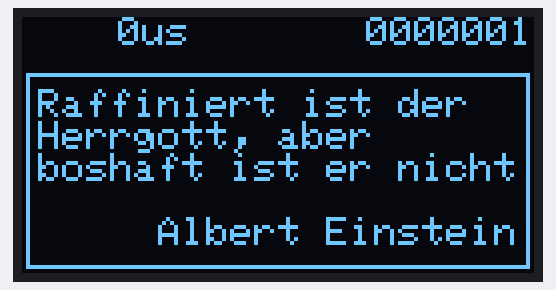
This sketch was run on a simulated Arduino Uno, built with avr-gcc and run on an emulated ATmega328P. On the bench: 128×64 one-colour display. What the sketch prints to the serial monitor is not drawn.

Above: at 2.25 s.
At 6.83 s:
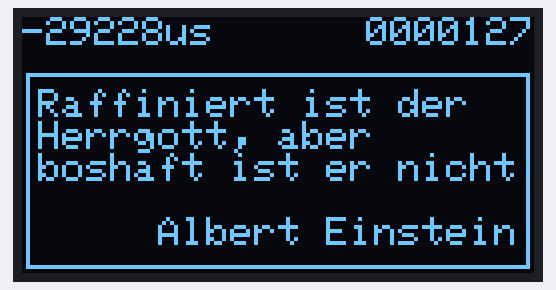
At 11.4 s:
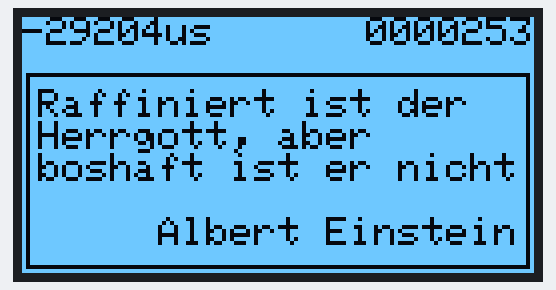
At 20.88 s:
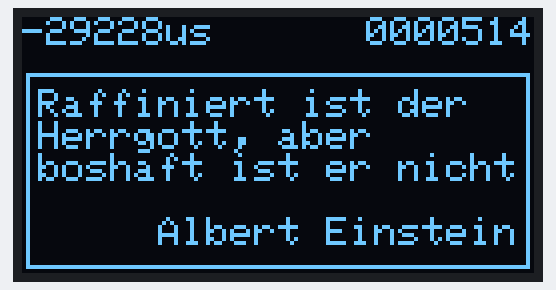
At 30.04 s:
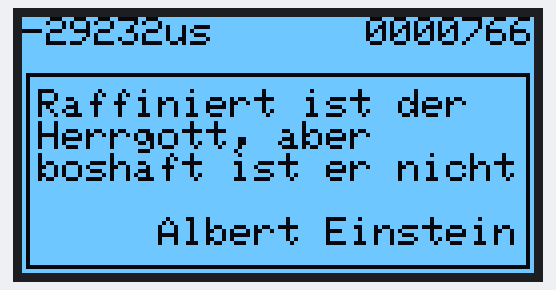
At 39.52 s:
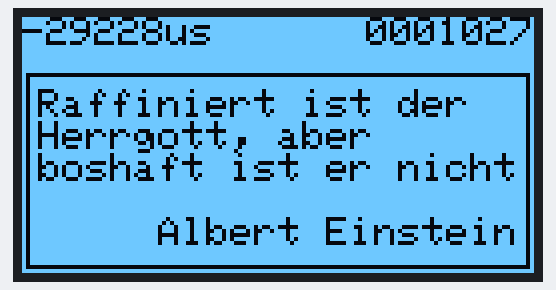

The sketch:

adafruit_sw_spi.ino
```cpp
#include <SPI.h>
#include "Adafruit_SH1106.h"

/*
 * Drive the 128x32 OLED display using SH1106 controller
 * Uses software SPI.
 */

// the connecting pins
#define OLED_MOSI     11
#define OLED_CLK      13
#define OLED_DC       9
#define OLED_CS       8
#define OLED_RESET    10

// invert after this number of frames
#define INVERT_COUNT  200

// define text attributes
#define TEXT_TOP      18
#define TEXT_LEFT     4
#define TEXT_HEIGHT   8

// use software SPI
Adafruit_SH1106 display(OLED_MOSI, OLED_CLK, OLED_DC, OLED_RESET, OLED_CS);

void setup(void)
{
  Serial.begin(115200);
  Serial.print("Adafruit library using software SPI\n");
  display.begin(SH1106_SWITCHCAPVCC);
  display.display();
  delay(2000);
  display.clearDisplay();
  display.setTextSize(1);
  display.setTextColor(WHITE);
}

void loop(void)
{
  static unsigned long delta = 0;
  static bool inverted = false;
  static long invert_count = 0;
  static long screen_count = 0;
  unsigned long start = micros();

  if (++screen_count > 1000000)
    screen_count = 0;

  display.clearDisplay();

  if (--invert_count <= 0)
  {
    display.invertDisplay(inverted);
    inverted = !inverted;
    invert_count = INVERT_COUNT;
    if (delta > 0)
    {
      Serial.print(delta);
      Serial.print(" microseconds\n");
    }
  }

  display.setCursor(0, 0);
  display.printf("%5dus", delta);
  display.setCursor(86, 0);
  display.printf("%07d", screen_count);

//  display.print("us    Adafruit SW");
//  display.print("123456789012345678901\n\n");
  display.setCursor(TEXT_LEFT, TEXT_TOP);
  display.print("Raffiniert ist der");
  display.setCursor(TEXT_LEFT, TEXT_TOP+TEXT_HEIGHT);
  display.print("Herrgott, aber");
  display.setCursor(TEXT_LEFT, TEXT_TOP+TEXT_HEIGHT*2);
  display.print("boshaft ist er nicht");
  display.setCursor(TEXT_LEFT, TEXT_TOP+TEXT_HEIGHT*4);
  display.print("     Albert Einstein");

  display.drawFastHLine(TEXT_LEFT/2-1, TEXT_TOP-TEXT_HEIGHT/2, SH1106_LCDWIDTH-2, 1);
  display.drawFastHLine(TEXT_LEFT/2-1, SH1106_LCDHEIGHT-2, SH1106_LCDWIDTH-2, 1);
  display.drawFastVLine(TEXT_LEFT/2-1, TEXT_TOP-4, 48, 1);
  display.drawFastVLine(SH1106_LCDWIDTH-TEXT_LEFT/2, TEXT_TOP-4, 48, 1);

  display.display();

  delta = micros() - start;
}
```
